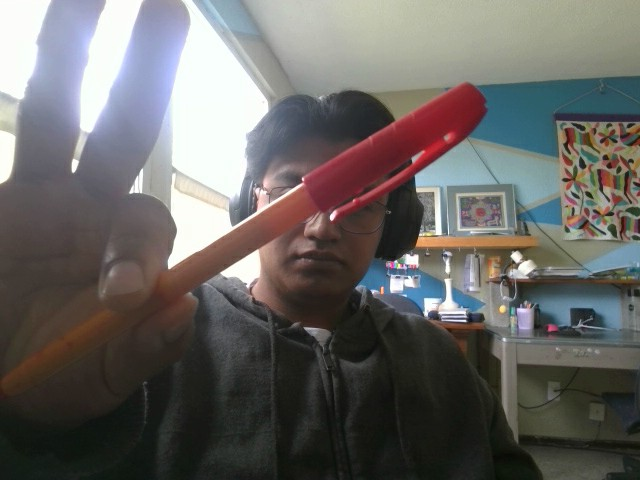
#> input picture application/Resources/images/07102026103002.jpg, 640 x 480 px
$ python capa_verde.py ../application/Resources/images/07102026103002.jpg
#> lines starting #> are read from the running program, lines starting #| are printed output that depends on the picture; after the words box and inside, x2 and y2 are one past the last pixel; in counts of white or black regions, pixels touching at a corner belong together
import cv2
import sys
import os
import numpy as np

if len(sys.argv) < 2:
    print("Error: No se proporcionó la ruta de la imagen.")
    sys.exit(1)

img_path = sys.argv[1]

if not os.path.exists(img_path):
    print(f"Error: El archivo no existe en la ruta:\n{img_path}")
    sys.exit(1)

img = cv2.imread(img_path)
#> img is the input picture: shape (480, 640, 3); mean B, G, R 100.5, 102.9, 105.1
#img = cv2.cvtColor(img, cv2.COLOR_BGR2RGB)

#Segmentar color azul
verdeBajo = np.array([35, 40, 40], np.uint8)
verdeAlto = np.array([85, 255, 255], np.uint8)

imgHSV = cv2.cvtColor(img, cv2.COLOR_BGR2HSV)
#> imgHSV: shape (480, 640, 3); mean H, S, V 59.2, 51.9, 113.2

maskVerde = cv2.inRange(imgHSV, verdeBajo, verdeAlto)
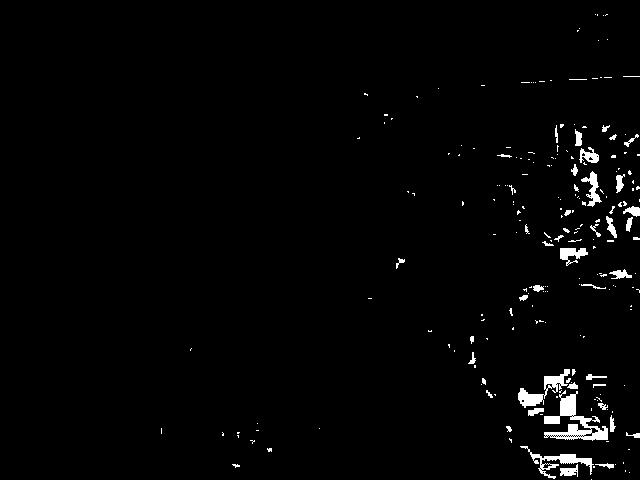
#> maskVerde: shape (480, 640); 1.9% white; 218 white regions (174 under 20 px), largest, box (x1, y1, x2, y2) and area: (544, 390, 608, 441) 1191, (518, 369, 570, 408) 609, (520, 446, 594, 479) 554

#poner en cero los pixeles que no se encuentren dentro del rango anterior
maskV = cv2.bitwise_and(img, img, mask= maskVerde)
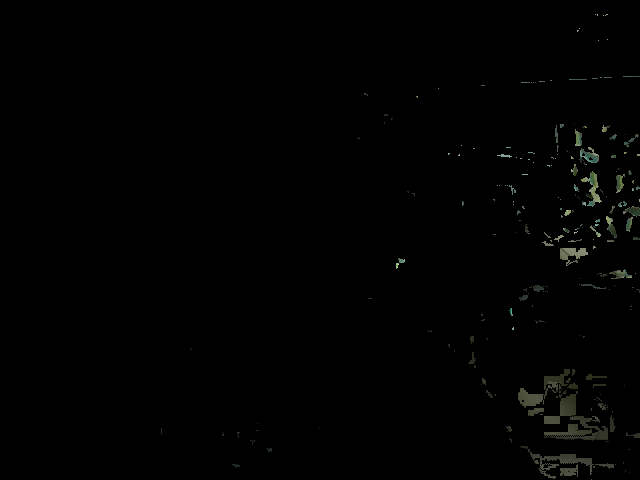
#> maskV: shape (480, 640, 3); mean B, G, R 1.2, 1.5, 1.4

if img is None:
    print(f"Error: OpenCV no pudo leer la imagen en:\n{img_path}")
    sys.exit(1)

base, ext = os.path.splitext(img_path)

if os.path.exists(base + "_green" + ext):
    print("Imagen Procesada Correctamente")
else:
    cv2.imwrite(base + "_green" + ext, maskV)
    print("Imagen Procesada Correctamente")

$ run again, on application/Resources/images/07102026104616.jpg
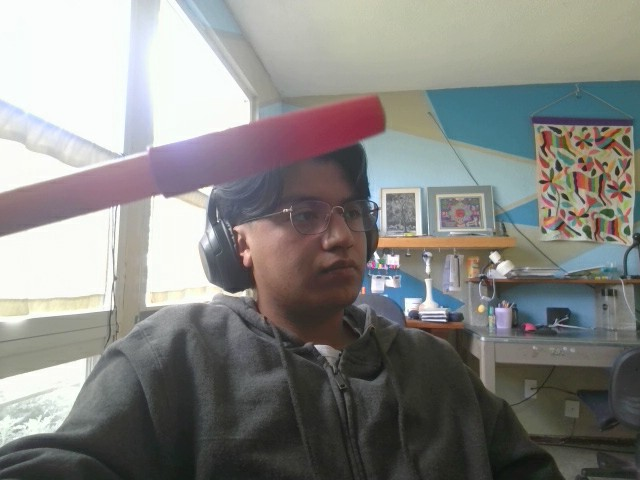
#> input picture application/Resources/images/07102026104616.jpg, 640 x 480 px
#> img is the input picture: shape (480, 640, 3); mean B, G, R 131.5, 134.5, 134.7
#> imgHSV: shape (480, 640, 3); mean H, S, V 62.8, 35.4, 141.8
#> `maskVerde = cv2.inRange(imgHSV, verdeBajo, verdeAlto)`:
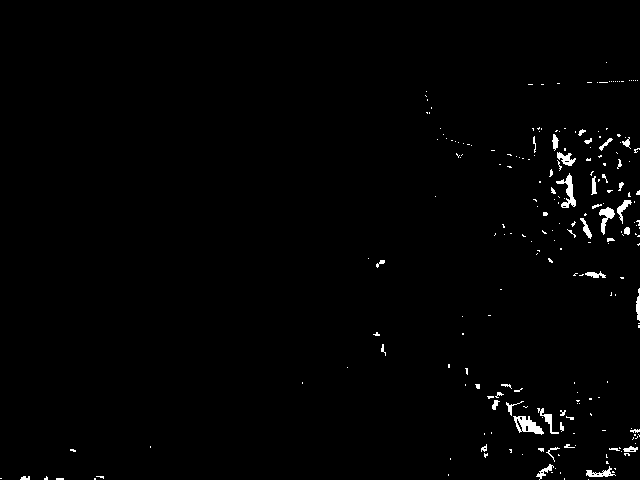
#> maskVerde: shape (480, 640); 1.1% white; 225 white regions (184 under 20 px), largest, box (x1, y1, x2, y2) and area: (513, 416, 544, 435) 300, (556, 173, 576, 208) 254, (599, 207, 615, 235) 189

$ run again, on application/Resources/images/07102026115507.jpg
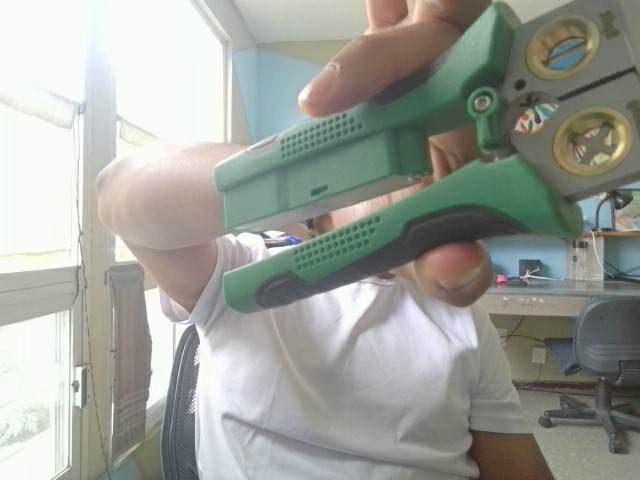
#> input picture application/Resources/images/07102026115507.jpg, 640 x 480 px
#> img is the input picture: shape (480, 640, 3); mean B, G, R 152.2, 159.3, 156.1
#> imgHSV: shape (480, 640, 3); mean H, S, V 54, 30.3, 163.8
#> `maskVerde = cv2.inRange(imgHSV, verdeBajo, verdeAlto)`:
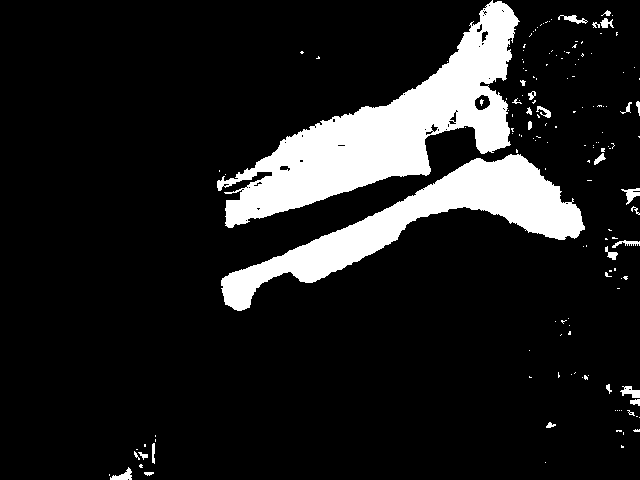
#> maskVerde: shape (480, 640); 12.5% white; 156 white regions (128 under 20 px), largest, box (x1, y1, x2, y2) and area: (217, 0, 520, 228) 22101, (221, 154, 585, 311) 14473, (621, 188, 640, 205) 143
#> `maskV = cv2.bitwise_and(img, img, mask= maskVerde)`:
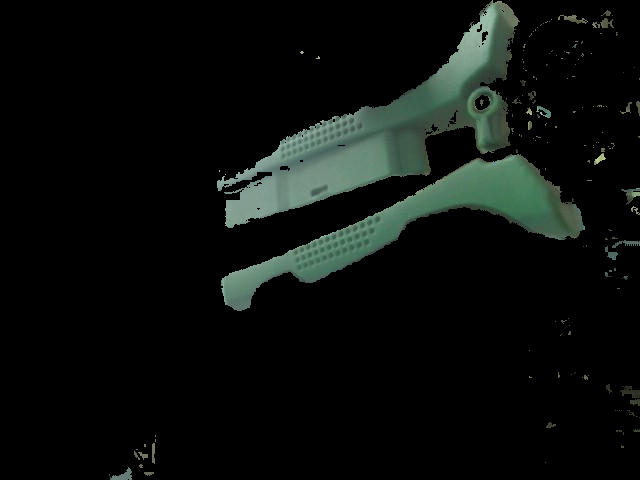
#> maskV: shape (480, 640, 3); mean B, G, R 12.6, 14.9, 11.1
